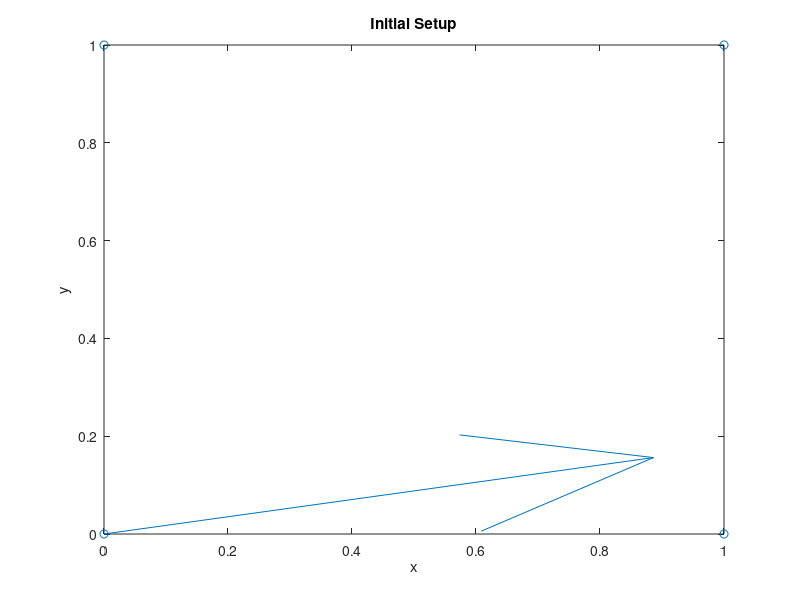

The MATLAB script that drew this image:
%% Simple Model of Antenna Array
% The purpose of this script is to create a model of the signals that we 
% might receive from the radio location collars. We assume that, since the
% antennas are far enough away from the source, we see the incoming waves
% as plane waves. We also will only work in two dimensions, which is as if
% the waves and the antennas are on the same plane.
%
% Hopefully from this we can build a fake set of signals that allow us to
% understand how to interpret phase changes to find the direction of the
% wave propagation.

%Author: Alex Gabourie

%% EDIT
%
% This version is similar to the original file but some physical parameters
% will be changed as well as vector sizes. My goal for this is to better
% mimic the 20 ms recording times that we would expect for the actual
% incoming signal

%% Initialize Workspace
clear;
close all;
clc;

runVideo = 0;

%% Input Parameters
%Frequency
f = 2551; %[hz] - measured from FFT of signal from gonzo file

%E-field magnitude
E_o = 1; %[V/m] Not used as of now

%Vacuum permittivity 
epsilon_o = 8.8541878176e-12; %[F/m]
epsilon_rel = 1;

%permeability
mu_o = (4*pi)*10^(-7); %[H/m]
mu_rel = 1;
%recall that [F/m]*[H/m] = s^2/m^2 = 1/c

%Propagation direction (theta = 0 => dirction is from antenna 1 to 2 and 
%   increasing theta moves counter-clockwise)
theta = 2*pi*10/360; %[radians]

%% Calculations

%angular frequency based off frequency
omega = 2*pi*f;

%permitivity & permeability (same units)
eps = epsilon_o*epsilon_rel;
mu = mu_o*mu_rel;

%propagation constant
beta = omega*sqrt(mu*eps); %[m^-1]

%wavelength for intuition purposes
lambda = (2*pi)/beta;

%The four antennas will be placed in a square grid like:
%  4    3
%
%  1    2
%
% The separation constant (like lattice constant) is 
a = 1; %[m] - about what our antenna spacing is
%This constant is calculated to place the antennas an appropriate distance
%away such that we can determine which antenna was hit first

%From this the positions of the antennas can be determined
r1 = [0, 0];
r2 = [a, 0];
r3 = [a, a];
r4 = [0, a];

%For plotting
r_all = [r1;r2;r3;r4];

%Propagation direction vector
k = [1,0];
rot = [cos(theta),-sin(theta);sin(theta),cos(theta)];
k = (rot*k')';

%prop constant dotted with r as in time-harmonic exponential. We are only
% looking at a few positions, so these can be pre-calculated
bkr = beta*[dot(k,r1);
            dot(k,r2);
            dot(k,r3);
            dot(k,r4)];

%want 20ms of info collected
T = 1/f;
numTpoints = 48e3*.02; % samples/sec*seconds
t = linspace(0,.02,numTpoints); %time vector based on frequency [s]

%Electric field matrix initialized to num time steps & antennas
E = zeros(length(bkr),length(t));

for m=1:length(t)
    for n=1:length(bkr)
        E(n,m) = exp(1i*(omega*t(m)-bkr(n)));
    end
end


% numPlots = length(bkr);
% gridSize = numPlots;
% if sqrt(numPlots)==floor(sqrt(numPlots))
%     gridSize = sqrt(numPlots);
% else
%     gridSize = floor(sqrt(numPlots))+1;
% end
    
    
figure;
quiver(0,0,k(1),k(2));
hold on;
scatter(r_all(:,1), r_all(:,2));
title('Initial Setup');
xlabel('x');
ylabel('y');

% Plot works, no need for it anymore

% figure;
% for m=1:length(bkr)
%     subplot(gridSize,gridSize,m);
%     plot(t,real(E(m,:)));
%     title(['Antenna ' num2str(m)]);
%     xlabel('Time [S]');
%     ylabel('Amplitude [V/m]');
%     axis([0 t(end) -E_o E_o]);
% end

% Save real part of E-field to use in another script. This way we can
% interpret the information independent of the set of data in this script.
save('Sample_Antenna_Input2.mat', 'E', 'a', 'omega', 'r_all', 'k', 't', ...
        'beta', 'lambda');

